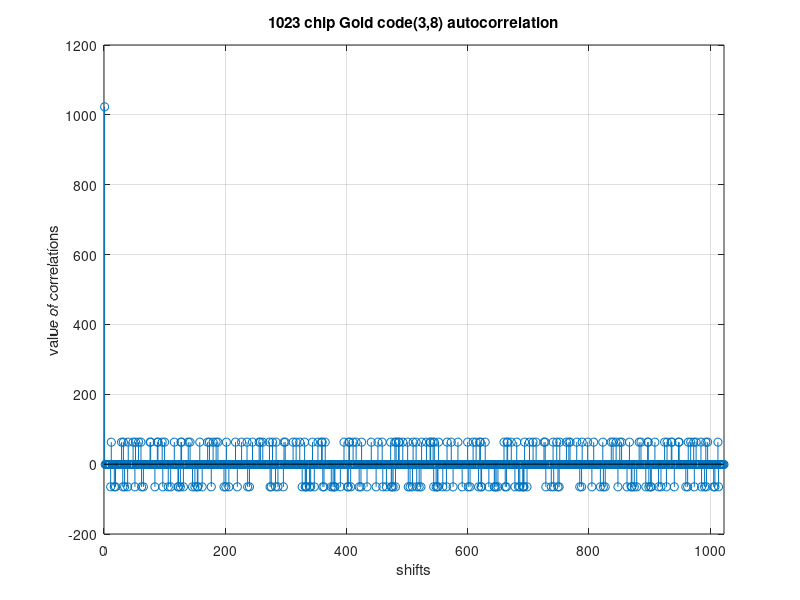
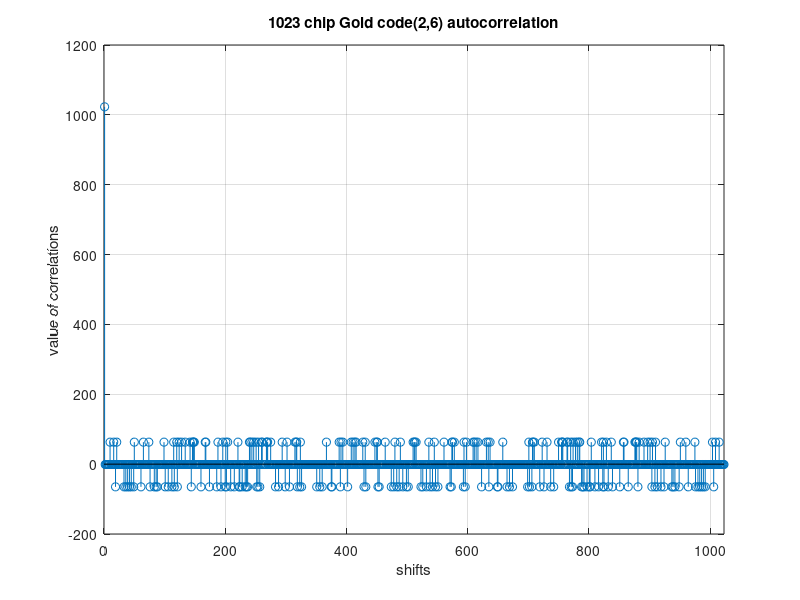
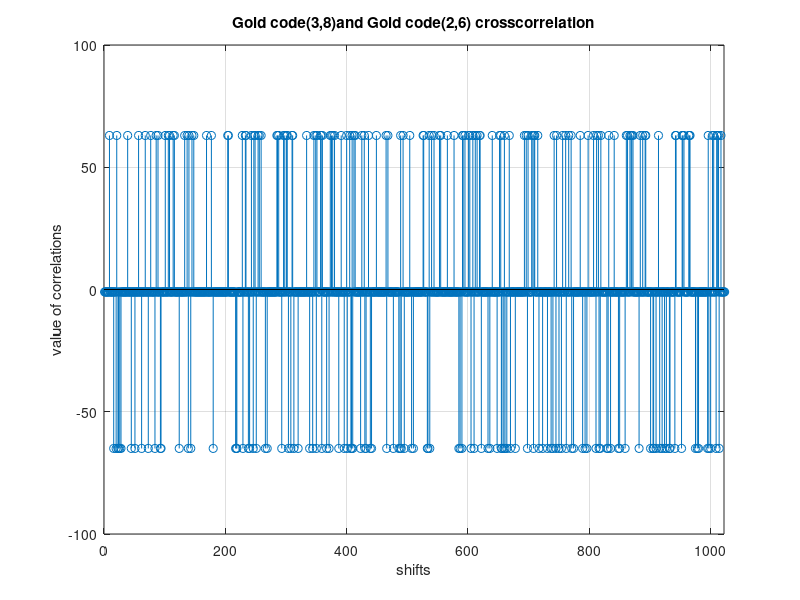

Reproduce these figures in MATLAB, in order.
clc;
clear all;
close all;

%%
%%%%%%%%%%%%%%%%%%%%%%%C/A code with phase tap(3,8)%%%%%%%%%%%%%%%%%%%%%%%
%Register1
SR1=[1 1 1 1 1 1 1 1 1 1];%initial fill of first shift register
SR1_code=zeros(1,1023);% just initialization of the o/p code vector of SR1 and the values have to be changed in the following for loop 
for i=1:1023
    SR1_code(1,i)= SR1(1,10);                    % taking the output
    new_value    = bitxor(SR1(1,10),SR1(1,3));   % creating new value to be added 
    SR1          = circshift(SR1',1)';           % shifting
    SR1(1,1)     = new_value;                    % adding new value from the left
end

%Register2
SR2=[1 1 1 1 1 1 1 1 1 1];%initial fill of second shift register
SR2_code=zeros(1,1023);   % just initialization of the o/p code vector of SR2 and the values have to be changed in the following for loop 
for i=1:1023
    SR2_code(1,i) = bitxor(SR2(1,3),SR2(1,8));
    new_value    = bitxor(SR2(1,10),bitxor(SR2(1,9),bitxor(SR2(1,8),bitxor(SR2(1,6),bitxor(SR2(1,3),SR2(1,2))))));
    SR2          = circshift(SR2',1)';
    SR2(1,1)     = new_value;
end

CA_code_1=xor(SR1_code,SR2_code);    % xor between G1 and G2 to get C/A code_1 

%autocorrelation calculation 
CA_code_1=CA_code_1';   % transpose the code 
CA_code_1=2*CA_code_1-1;%change 1/0 to 1/-1

for shift=0:1022
shifted_code= circshift(CA_code_1,shift);            %shifted version of C/A code 1
autocorrelation_1(shift+1) = CA_code_1'*shifted_code;
end

figure
stem(autocorrelation_1)
grid on
xlabel('shifts');
xlim([0,1023]);
ylabel('value of correlations');
title('1023 chip Gold code(3,8) autocorrelation')

%%
%%%%%%%%%%%%%%C/A code with phase tap (2,6)%%%%%%%%%%%%%%%%%%%%%%%%%%%
% Register1
SR1=[1 1 1 1 1 1 1 1 1 1];%initial fill of first shift register
SR1_code=zeros(1,1023); % just initialization of the o/p code vector of SR1 and the values have to be changed in the following for loop 
for i=1:1023
    SR1_code(1,i)= SR1(1,10);                    % taking the output
    new_value    = bitxor(SR1(1,10),SR1(1,3));   % creating new value to be added 
    SR1          = circshift(SR1',1)';           % shifting
    SR1(1,1)     = new_value;                    % adding new value from the left
    
end

%Register2
SR2=[1 1 1 1 1 1 1 1 1 1];%initial fill of second shift register
SR2_code=zeros(1,1023);% just initialization of the o/p code vector of SR2 and the values have to be changed in the following for loop 
for i=1:1023
    SR2_code(1,i) = bitxor(SR2(1,2),SR2(1,6));
    new_value    = bitxor(SR2(1,10),bitxor(SR2(1,9),bitxor(SR2(1,8),bitxor(SR2(1,6),bitxor(SR2(1,3),SR2(1,2))))));
    SR2          = circshift(SR2',1)';
    SR2(1,1)     = new_value;
end

CA_code_2=xor(SR1_code,SR2_code);             % xor G1 and G2 to get C/A code_2 

% autocorrelation calculation

CA_code_2=CA_code_2';   % transpose the code 
CA_code_2=2*CA_code_2-1;%change 1/0 to 1/-1

for shift=0:1022
shifted_code= circshift(CA_code_2,shift);            %shifted version of C/A code 2
autocorrelation_2(shift+1) = CA_code_2'*shifted_code;
end

figure
stem(autocorrelation_2)
grid on
xlabel('shifts');
xlim([0,1023]);
ylabel('value of correlations');
title('1023 chip Gold code(2,6) autocorrelation')


%%
%%%%%%%%%%%%Cross Correlation between first and second C/A codes %%%%%%%%%%
for i = 0:1:1022
    CA_code_1_sh   = circshift(CA_code_1,[i,0]);
    cross_correlation(i+1) = CA_code_2' * CA_code_1_sh;
end

figure
stem(cross_correlation)
grid on
xlabel('shifts');
xlim([0,1022]);
ylabel('value of correlations');
title('Gold code(3,8)and Gold code(2,6) crosscorrelation')